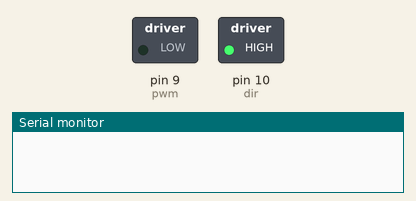
Recording of a sketch running on a simulated Arduino Uno, built with avr-gcc and run on an emulated ATmega328P. Parts: switched loads named in the sketch (green lamp = pin HIGH), the last lines printed to the serial monitor.

Above: at 0.1 s.
At 39.75 s:
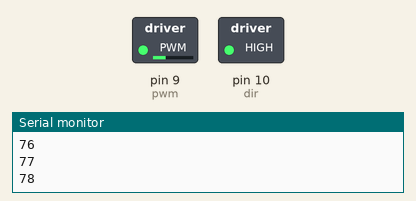
Timing chart, 0 to 40.0 s (numbered marks = the images above):
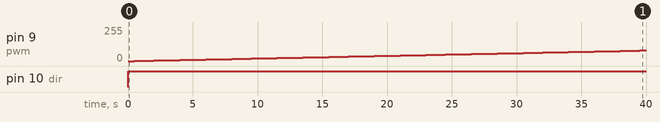

Measured:
- by itself, pin 9 (pwm): moves from 0/255 to 79/255 over 39.0 s
- by itself, pin 10 (dir): LOW → HIGH at 0.00 s

The sketch:

sketch_may24a.ino
```cpp
const int pwm = 9; // pin 10 as pwm
const int dir = 10;  // pin 9 as dir
int i=0;

void setup(){

  Serial.begin(9600);
  pinMode(pwm,OUTPUT); //declare pin pwm as OUTPUT
  pinMode(dir,OUTPUT); //declare pin dir as OUTPUT

}

void loop(){
  //SIGN MAGNITUDE MODE
  //Controlling motor with program set

   digitalWrite(dir,HIGH);  // if DIR pin is HIGH, B will HIGH ; if DIR pin is LOW, A will HIGH

  //from slow to fast
   for(i=0;i<=255;i++){    // from 0 to 255, increment one for every 0.5 second
   analogWrite(pwm,i);    //write 'i' value to PWM pin
   delay(500);
   Serial.println(i);
   }

   //from fast to slow
   for(i=255;i>=0;i--){  //from 255 to 0, decrement one for every 0.5 second
    analogWrite(pwm,i);  //write 'i' value to PWM pin
    delay(500);
    Serial.println(i);
    }

   while(1) continue;        //avoid loop
}
```
